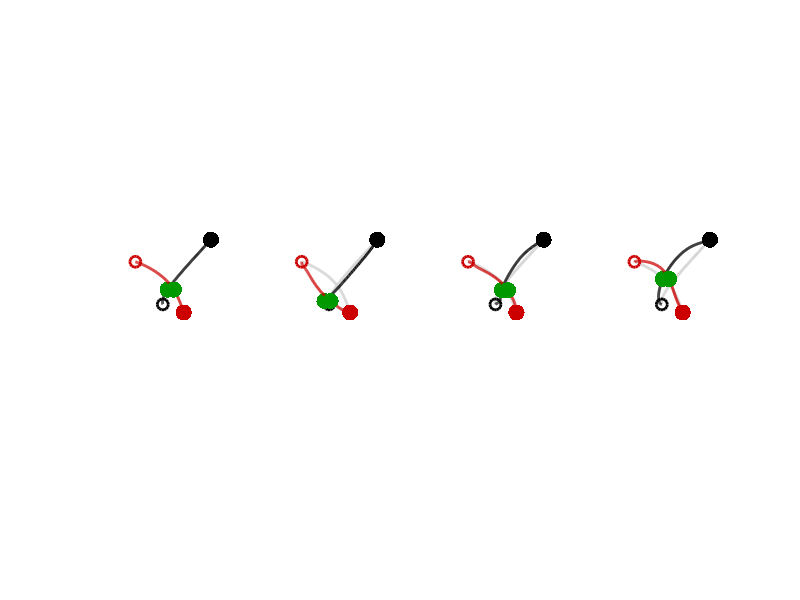

Reproduce this figure in MATLAB.
function demo_MPC_fullQ02
% Batch LQT exploiting full Q matrix to constrain the motion of two agents.
%
% If this code is useful for your research, please cite the related publication:
% @incollection{Calinon19chapter,
% 	author="Calinon, S. and Lee, D.",
% 	title="Learning Control",
% 	booktitle="Humanoid Robotics: a Reference",
% 	publisher="Springer",
% 	editor="Vadakkepat, P. and Goswami, A.", 
% 	year="2019",
% 	pages="1261--1312",
% 	doi="10.1007/978-94-007-6046-2_68"
% }
% 
% Copyright (c) 2019 Idiap Research Institute, http://idiap.ch/
% Written by Sylvain Calinon, http://calinon.ch/
% 
% This file is part of PbDlib, http://www.idiap.ch/software/pbdlib/
% 
% PbDlib is free software: you can redistribute it and/or modify
% it under the terms of the GNU General Public License version 3 as
% published by the Free Software Foundation.
% 
% PbDlib is distributed in the hope that it will be useful,
% but WITHOUT ANY WARRANTY; without even the implied warranty of
% MERCHANTABILITY or FITNESS FOR A PARTICULAR PURPOSE. See the
% GNU General Public License for more details.
% 
% You should have received a copy of the GNU General Public License
% along with PbDlib. If not, see <http://www.gnu.org/licenses/>.

addpath('./m_fcts/');


%% Parameters
%%%%%%%%%%%%%%%%%%%%%%%%%%%%%%%%%%%%%%%%%%%%%%%%%%%%%%%%%%%%%%%%%%%%%%%%%%%
nbData = 200; %Number of datapoints
% nbData = 20; %Number of datapoints
nbRepros = 3; %Number of stochastic reproductions
nbAgents = 2; %Number of agents
nbVarPos = 2 * nbAgents; %Dimension of position data (here: x1,x2)
nbDeriv = 2; %Number of static and dynamic features (nbDeriv=2 for [x,dx] and u=ddx)
nbVar = nbVarPos * nbDeriv; %Dimension of state vector
dt = 1E-2; %Time step duration
rfactor = 1E-8; %dt^nbDeriv;	%Control cost in LQR
R = speye((nbData-1)*nbVarPos) * rfactor; %Control cost matrix
Rx = speye(nbData*nbVar) * rfactor;


%% Dynamical System settings for several agents (discrete version)
%%%%%%%%%%%%%%%%%%%%%%%%%%%%%%%%%%%%%%%%%%%%%%%%%%%%%%%%%%%%%%%%%%%%%%%%%%%
A1d = zeros(nbDeriv);
for i=0:nbDeriv-1
	A1d = A1d + diag(ones(nbDeriv-i,1),i) * dt^i * 1/factorial(i); %Discrete 1D
end
B1d = zeros(nbDeriv,1); 
for i=1:nbDeriv
	B1d(nbDeriv-i+1) = dt^i * 1/factorial(i); %Discrete 1D
end
A = kron(kron(A1d, speye(nbVarPos/nbAgents)), speye(nbAgents)); %Discrete nD for several agents
B = kron(kron(B1d, speye(nbVarPos/nbAgents)), speye(nbAgents)); %Discrete nD for several agents

%Build Sx and Su transfer matrices
Su = sparse(nbVar*nbData, nbVarPos*(nbData-1));
Sx = kron(ones(nbData,1), speye(nbVar));
M = B;
for n=2:nbData
	id1 = (n-1)*nbVar+1:nbData*nbVar;
	Sx(id1,:) = Sx(id1,:) * A;
	id1 = (n-1)*nbVar+1:n*nbVar; 
	id2 = 1:(n-1)*nbVarPos;
	Su(id1,id2) = M;
	M = [A*M(:,1:nbVarPos), M]; 
end


%% Task setting
%%%%%%%%%%%%%%%%%%%%%%%%%%%%%%%%%%%%%%%%%%%%%%%%%%%%%%%%%%%%%%%%%%%%%%%%%%%
tl = nbData;
MuQ = zeros(nbVar*nbData,1); 
Q = zeros(nbVar*nbData);
for t=1:length(tl)
	id(:,t) = [1:nbVarPos] + (tl(t)-1) * nbVar;
	Q(id(:,t), id(:,t)) = eye(nbVarPos);
	MuQ(id(:,t)) = rand(nbVarPos,1) - 0.5;
end

% %Constraining the two agents to meet at the end of the motion
% tlm = nbData;
% MuQ(id(3:4,1)) = MuQ(id(1:2,1)); %Proposed meeting point for the two agents
% Q(id(1:2,1), id(3:4,1)) = -eye(2)*1E0;
% Q(id(3:4,1), id(1:2,1)) = -eye(2)*1E0;

% %Constraining the two agents to meet in the middle of the motion
% tlm = nbData/2;
% idm = [1:nbVarPos] + (tlm-1) * nbVar;
% % MuQ(idm(1:2)) = [1; 1]; %Proposed meeting point for the two agents (optional)
% % MuQ(idm(3:4)) = MuQ(idm(1:2)); 
% Q(idm(1:2), idm(1:2)) = eye(2)*1E0;
% Q(idm(3:4), idm(3:4)) = eye(2)*1E0;
% Q(idm(1:2), idm(3:4)) = -eye(2)*1E0;
% Q(idm(3:4), idm(1:2)) = -eye(2)*1E0;

%Constraining the two agents to be at the same position at time t1 and t2
t1 = nbData/2;
t2 = t1+50;
idm(1:2) = [1:2] + (t1-1) * nbVar;
idm(3:4) = [3:4] + (t2-1) * nbVar;
Q(idm(1:2), idm(1:2)) = eye(2)*1E0;
Q(idm(3:4), idm(3:4)) = eye(2)*1E0;
Q(idm(1:2), idm(3:4)) = -eye(2)*1E0;
Q(idm(3:4), idm(1:2)) = -eye(2)*1E0;
MuQ(idm(1:2)) = [0; 0]; 
MuQ(idm(3:4)) = MuQ(idm(1:2)) + [.05; 0]; %Meeting point with desired offset between the two agents 


% %Constraining the two agents to meet at a given angle at the end of the motion
% %Proposed meeting point for the two agents
% tlm = nbData;
% idm = [1:nbVar] + (tlm-1) * nbVar;
% MuQ(idm(3:4)) = MuQ(idm(1:2)); 
% Q(idm(1:2), idm(3:4)) = -eye(2)*1E0;
% Q(idm(3:4), idm(1:2)) = -eye(2)*1E0;
% %Velocity correlations between the two agents
% a = pi/2; %desired angle
% V = [cos(a) -sin(a); sin(a) cos(a)]; %rotation matrix
% Q(idm(5:6), idm(5:6)) = eye(2)*1E0;
% Q(idm(7:8), idm(7:8)) = eye(2)*1E0;
% Q(idm(5:6), idm(7:8)) = V;
% Q(idm(7:8), idm(5:6)) = V';

% %Constraining the two agents to meet at a given angle in the middle of the motion
% tlm = nbData/2;
% idm = [1:nbVar] + (tlm-1) * nbVar;
% % MuQ(idm(1:2)) = [1; 1]; %Proposed meeting point for the two agents
% % MuQ(idm(3:4)) = MuQ(idm(1:2)); 
% Q(idm(1:2), idm(1:2)) = eye(2)*1E0;
% Q(idm(3:4), idm(3:4)) = eye(2)*1E0;
% Q(idm(1:2), idm(3:4)) = -eye(2)*1E0;
% Q(idm(3:4), idm(1:2)) = -eye(2)*1E0;
% %Velocity correlations between the two agents
% a = pi/2; %desired angle
% V = [cos(a) -sin(a); sin(a) cos(a)]; %rotation matrix
% Q(idm(5:6), idm(5:6)) = eye(2)*1E0;
% Q(idm(7:8), idm(7:8)) = eye(2)*1E0;
% Q(idm(5:6), idm(7:8)) = V;
% Q(idm(7:8), idm(5:6)) = V';


%% Batch LQR reproduction
%%%%%%%%%%%%%%%%%%%%%%%%%%%%%%%%%%%%%%%%%%%%%%%%%%%%%%%%%%%%%%%%%%%%%%%%%%%
x0 = [rand(nbVarPos,1)-0.5; zeros(nbVar-nbVarPos,1)];
u = (Su' * Q * Su + R) \ Su' * Q * (MuQ - Sx * x0); 
rx = reshape(Sx*x0+Su*u, nbVar, nbData); %Reshape data for plotting

% mse =  abs(MuQ'*Q*MuQ - rq'/Rq*rq) ./ (model.nbVarPos*nbData);
uSigma = inv(Su' * Q * Su + R); % * mse; % + eye((nbData-1)*model.nbVarU) * 1E-10;
xSigma = Su * uSigma * Su';


%% Stochastic sampling by exploiting the nullspace structure of the problem
%%%%%%%%%%%%%%%%%%%%%%%%%%%%%%%%%%%%%%%%%%%%%%%%%%%%%%%%%%%%%%%%%%%%%%%%%
%Generate structured stochastic u through Bezier curves
nbRBF = 18;
H = zeros(nbRBF, nbData-1);
tl = linspace(0, 1, nbData-1);
nbDeg = nbRBF - 1;
for i=0:nbDeg
	H(i+1,:) = factorial(nbDeg) / (factorial(i) * factorial(nbDeg-i)) * (1-tl).^(nbDeg-i) .* tl.^i; %Bernstein basis functions
end

%Nullspace planning
[V,D] = eig(Q);
U = V * D.^.5;
N = eye((nbData-1)*nbVarPos) - Su' * U / (U' * (Su * Su') * U + Rx) * U' * Su; %Nullspace projection matrix
up = Su' * U / (U' * (Su * Su') * U + Rx) * U' * (MuQ - Sx * x0); %Principal task
% up = (Su' * Q * Su + R) \ (Su' * Q * (MuQ - Sx * x0));

for n=1:nbRepros
	w = randn(nbVarPos,nbRBF) .* 1E0; %Random weights
	un = w * H; %Reconstruction of signals by weighted superposition of basis functions
	uTmp = up + N * un(:); %2E1 * randn((nbData-1)*nbVarPos,1); 
	r(n).x = reshape(Sx*x0+Su*uTmp, nbVar, nbData); %Reshape data for plotting
end


%% Plot 2D
%%%%%%%%%%%%%%%%%%%%%%%%%%%%%%%%%%%%%%%%%%%%%%%%%%%%%%%%%%%%%%%%%%%%%%%%%%%
figure('position',[10 10 2500 600]); 
subplot(1,4,1); hold on; axis off;
% set(0,'DefaultAxesLooseInset',[1,1,1,1]*1E2);
% set(gca,'LooseInset',[1,1,1,1]*1E2);
%Agent 1
% for t=1:nbData
% 	plotGMM(rx(1:2,t), xSigma(nbVar*(t-1)+[1,2],nbVar*(t-1)+[1,2]).*1E-8, [.2 .2 .2], .03); %Plot uncertainty
% end	
plot(rx(1,:), rx(2,:), '-','linewidth',2,'color',[0 0 0]);
plot(rx(1,1), rx(2,1), 'o','linewidth',2,'markersize',8,'color',[0 0 0]);
% plot(rx(1,tlm), rx(2,tlm), '.','markersize',35,'color',[0 .6 0]); %meeting point
plot(rx(1,t1), rx(2,t1), '.','markersize',35,'color',[0 .6 0]); %meeting point
plot(rx(1,t1), rx(2,t1), '.','markersize',35,'color',[0 .6 0]); %meeting point
plot(MuQ(id(1,:)), MuQ(id(2,:)), '.','markersize',35,'color',[0 0 0]);
%Agent 2
% for t=1:nbData
% 	plotGMM(rx(3:4,t), xSigma(nbVar*(t-1)+[3,4],nbVar*(t-1)+[3,4]).*1E-8, [.2 .2 .2], .03); %Plot uncertainty
% end	
plot(rx(3,:), rx(4,:), '-','linewidth',2,'color',[.8 0 0]);
plot(rx(3,1), rx(4,1), 'o','linewidth',2,'markersize',8,'color',[.8 0 0]);
% plot(rx(3,tlm), rx(4,tlm), '.','markersize',35,'color',[0 .6 0]); %meeting point
plot(rx(3,t2), rx(4,t2), '.','markersize',35,'color',[0 .6 0]); %meeting point
plot(MuQ(id(3,:)), MuQ(id(4,:)), '.','markersize',35,'color',[.8 0 0]);
axis equal; axis([-.5,.5,-.5,.5]);
% print('-dpng','graphs/MPC_fullQ04.png');

for n=1:nbRepros
	subplot(1,4,1+n); hold on; axis off;
	%Agent 1 (old)
	plot(rx(1,:), rx(2,:), '-','linewidth',2,'color',[.8 .8 .8]);
% 	plot(rx(1,tlm), rx(2,tlm), '.','markersize',35,'color',[.6 1 .6]); %meeting point
	%Agent 2 (old)
	plot(rx(3,:), rx(4,:), '-','linewidth',2,'color',[.8 .8 .8]);
% 	plot(rx(3,tlm), rx(4,tlm), '.','markersize',35,'color',[.8 1 .8]); %meeting point
	%Agent 1
	plot(r(n).x(1,:), r(n).x(2,:), '-','linewidth',2,'color',[0 0 0]);
	plot(r(n).x(1,1), r(n).x(2,1), 'o','linewidth',2,'markersize',8,'color',[0 0 0]);
% 	plot(r(n).x(1,tlm), r(n).x(2,tlm), '.','markersize',35,'color',[0 .6 0]); %meeting point
	plot(r(n).x(1,t1), r(n).x(2,t1), '.','markersize',35,'color',[0 .6 0]); %meeting point
	plot(MuQ(id(1,:)), MuQ(id(2,:)), '.','markersize',35,'color',[0 0 0]);
	%Agent 2
	plot(r(n).x(3,:), r(n).x(4,:), '-','linewidth',2,'color',[.8 0 0]);
	plot(r(n).x(3,1), r(n).x(4,1), 'o','linewidth',2,'markersize',8,'color',[.8 0 0]);
% 	plot(r(n).x(3,tlm), r(n).x(4,tlm), '.','markersize',35,'color',[0 .6 0]); %meeting point
	plot(r(n).x(3,t2), r(n).x(4,t2), '.','markersize',35,'color',[0 .6 0]); %meeting point
	plot(MuQ(id(3,:)), MuQ(id(4,:)), '.','markersize',35,'color',[.8 0 0]);
	axis equal; axis([-.5,.5,-.5,.5]);
end
% print('-dpng','graphs/LQT_fullQ02a.png');


% %Visualize Q
% xlim = [1 size(Q,1); 1 size(Q,1)];
% figure('position',[1030 10 1000 1000],'color',[1 1 1]); hold on; axis off;
% set(0,'DefaultAxesLooseInset',[0,0,0,0]);
% set(gca,'LooseInset',[0,0,0,0]);
% colormap(gca, flipud(gray));
% imagesc(abs(Q));
% plot([xlim(1,1),xlim(1,1:2),xlim(1,2:-1:1),xlim(1,1)], [xlim(2,1:2),xlim(2,2:-1:1),xlim(2,1),xlim(2,1)],'-','linewidth',2,'color',[0,0,0]);
% axis equal; axis ij;

pause;
close all;